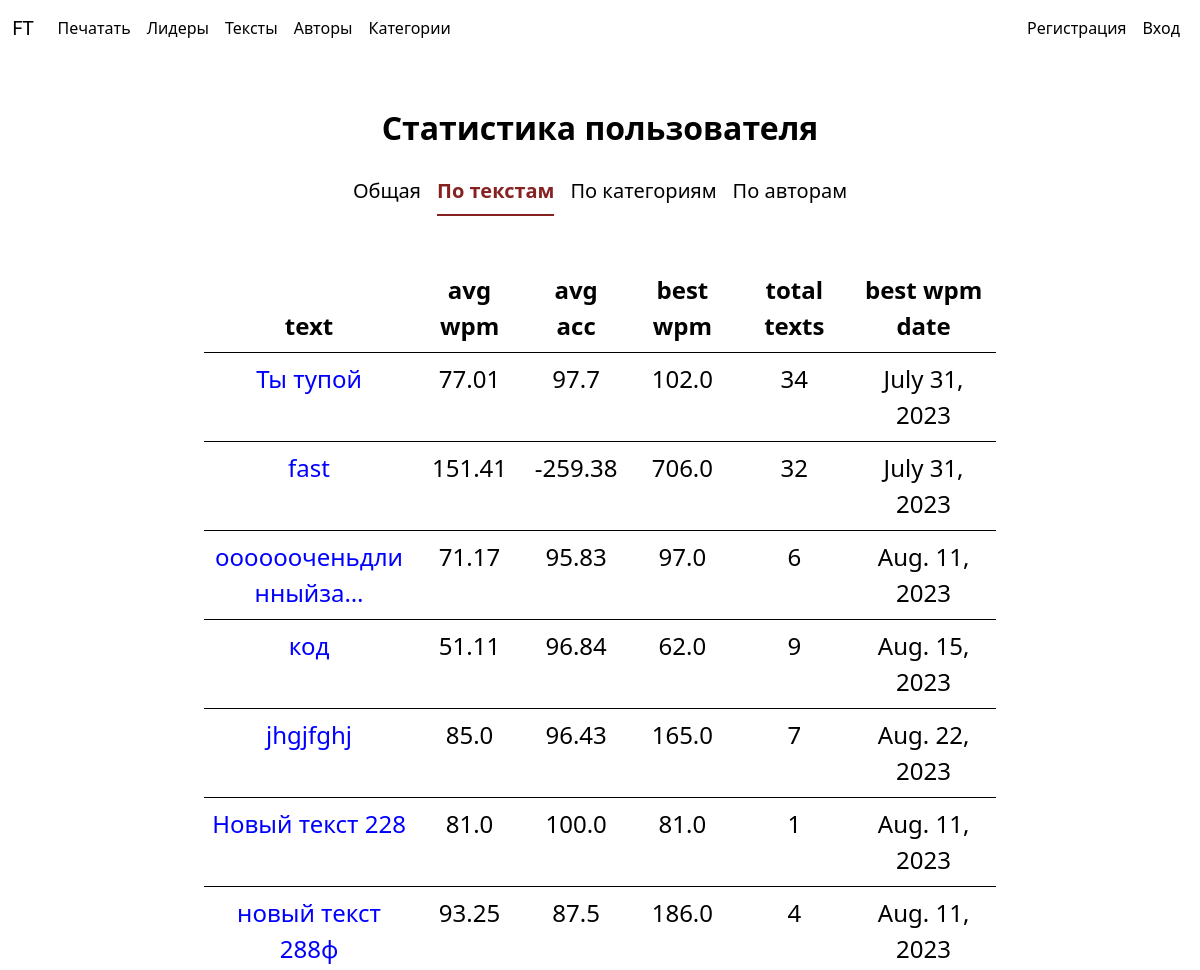
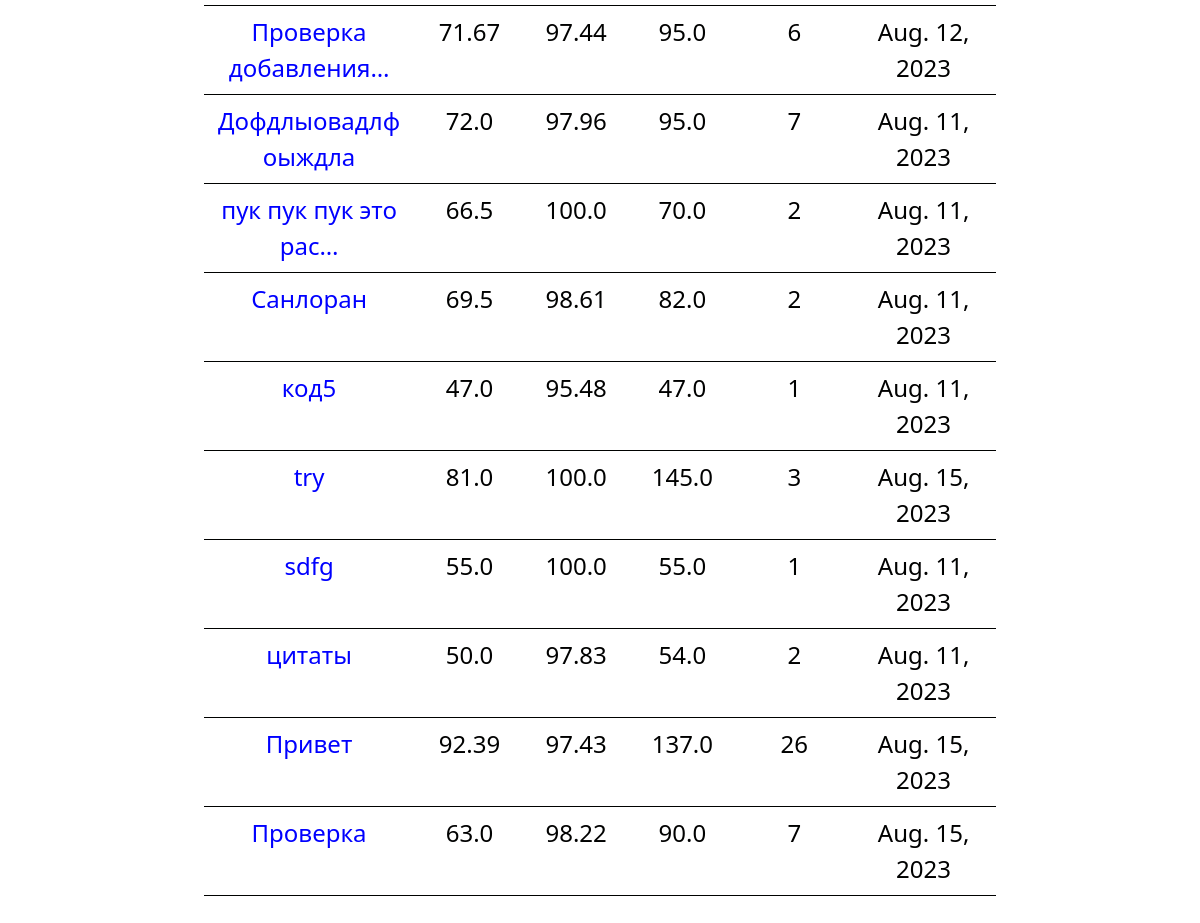
The page /user_statistics/1/by_texts on the database its author committed (2 pictures, top to bottom).
### typing_trainer/models.py (models this page shows, shortened)
class BaseStatistics(models.Model):
    user_statistic = models.ForeignKey(
        Statistics,
        on_delete=models.CASCADE,
        verbose_name="Пользователь",
    )
    average_wpm = models.FloatField(
        default=0,
        verbose_name="Средний WPM",
    )
    best_wpm = models.FloatField(
        default=0,
        verbose_name="Лучший WPM",
    )
    best_wpm_date = models.DateField(
        auto_now_add=True,
        verbose_name="Дата лучшего WPM",
    )
    count_typed = models.IntegerField(
        default=0,
        verbose_name="Текстов напечатано",
    )
    average_accuracy = models.FloatField(
        default=100,
        verbose_name="Средний процент ошибок",
    )
    class Meta:
        abstract = True

class TextStatistics(BaseStatistics):
    text = models.ForeignKey(
        Text,
        on_delete=models.CASCADE,
        verbose_name="Текст",
    )
    class Meta:
        verbose_name = "Статистика по текстам"
        verbose_name_plural = "Статистика по текстам"
        ordering = (
            "text",
            "-average_wpm",
            "-average_accuracy",
            "-best_wpm",
            "-count_typed",
            "best_wpm_date",
        )

class Text(models.Model):
    title = models.CharField(
        max_length=255,
        unique=True,
        verbose_name="Заголовок",
    )
    slug = models.SlugField(
        max_length=255,
        unique=True,
        verbose_name="URL",
    )
    text = models.TextField(
        unique=True,
        verbose_name="Текст",
    )
    length = models.IntegerField(
        verbose_name="Длина",
    )
    language = models.ForeignKey(
        "Language",
        on_delete=models.PROTECT,
        null=True,
        blank=True,
        verbose_name="Язык",
    )
    category = models.ForeignKey(
        "TextCategory",
        on_delete=models.PROTECT,
        null=True,
        blank=True,
        verbose_name="Категория",
    )
    author = models.ForeignKey(
        "Author",
        on_delete=models.PROTECT,
        null=True,
        blank=True,
        verbose_name="Автор",
    )
    time_create = models.DateTimeField(
        auto_now_add=True,
        verbose_name="Время создания",
    )
    time_update = models.DateTimeField(
        auto_now=True,
        verbose_name="Время обновления",
    )
    displayed = models.BooleanField(
        default=True,
        verbose_name="Отображается",
    )
    def __str__(self) -> str:
        return self.title
    def get_absolute_url(self):
        return reverse("text_info", kwargs={"text_slug": self.slug})
    class Meta:
        verbose_name = "Текст"
        verbose_name_plural = "Тексты"

### typing_trainer/views.py (the view)
# urls.py: path('user_statistics/<int:pk>/<statistic_type>', UserStatistics.as_view(), name='user_statistics'),
class UserStatistics(DataMixin, ListView):
    template_name = "typing_trainer/stat_and_leaderboard.html"
    context_object_name = "statistics"
    additional_context = {
        "title": "Статистика",
        "menu_selected": "statistics",
    }
    def get_queryset(self):
        model = get_model_by_statistic_type(self.kwargs, self.additional_context)
        self.additional_context["username"] = self.request.user.username
        if self.kwargs["statistic_type"] == "general":
            return model.objects.filter(user=self.kwargs["pk"])
        return model.objects.filter(user_statistic=self.kwargs["pk"]).select_related(self.additional_context["stat_selected"])
    def get_context_data(self, **kwargs: Any):
        context = super().get_context_data(**kwargs)
        return self.get_context(
            context=context, additional_context=self.additional_context
        )

### typing_trainer/templatetags/typing_trainer_tags.py (called while the page is built)
@register.filter(name='getattr')
def get_obj_attr(value, attr_name):
    return getattr(value, attr_name)

@register.filter(name='get_absolute_url_for')
def get_absolute_url_for(value, attr_name):
    return getattr(value, attr_name).get_absolute_url()

def get_type(object):
    if isinstance(object, TextStatistics):
        return 'text'
    if isinstance(object, CategoryStatistics):
        return 'category'
    if isinstance(object, AuthorStatistics):
        return 'author'

@register.filter(name='get_path_to_css')
def get_path_to_css(user):
    theme_num = '1'
    if user.is_authenticated:
        theme_num = Settings.objects.values('current_theme__pk').get(pk=user.pk)['current_theme__pk']
    return f'typing_trainer/css/theme{theme_num}.css'

@register.filter(name='group_by')
def group_by(value):
    if len(value) == 0:
        return
    grouped_by_type = []
    current_group = []
    previous = None
    grouping_type = get_type(value[0])
    for field in value:
        if previous is None:
            previous = getattr(field, grouping_type)
            current_group += [field]
        else:
            if previous == getattr(field, grouping_type):
                current_group += [field]
            else:
                grouped_by_type += [current_group]
                current_group = [field]
                previous = getattr(field, grouping_type)
    grouped_by_type += [current_group]
    return grouped_by_type

### typing_trainer/utils.py (called while the page is built)
def get_model_by_statistic_type(request_kwargs, additional_context):
    model = None
    if request_kwargs["statistic_type"] == "general":
        model = Statistics
        additional_context["stat_selected"] = "general"
    elif request_kwargs["statistic_type"] == "by_texts":
        model = TextStatistics
        additional_context["stat_selected"] = "text"
    elif request_kwargs["statistic_type"] == "by_categories":
        model = CategoryStatistics
        additional_context["stat_selected"] = "category"
    elif request_kwargs["statistic_type"] == "by_authors":
        model = AuthorStatistics
        additional_context["stat_selected"] = "author"
    else:
        raise Http404()
    return model

    def get_context(self, *args, **kwargs):
        context = kwargs["context"]
        additional_context = kwargs["additional_context"]
        for key, value in additional_context.items():
            context[key] = value
        return context

### typing_trainer/templates/typing_trainer/stat_and_leaderboard.html
{% extends 'typing_trainer/base.html' %}
{% block content %}
<div class="conteiner text-center mt-5">
    <div class="row">
        <div class="col col-lg-2 col-md-2 col-sm-2"></div>
        <div class="col col-lg-8 col-md-8 col-sm-8">
            {% if menu_selected == 'leaderboard' %}
                <p class="statistic-paragraph">Таблица лидеров</p>
            {% else %}
                <p class="statistic-paragraph">Статистика пользователя <a href="{% url 'user_statistics' view.kwargs.pk 'general' %}">{{username}}</a></p>
            {% endif %}
            {% include 'typing_trainer/includes/stat_and_leaderboard_navbar.html' %}
            {% include 'typing_trainer/includes/stat_and_leaderboard_table.html' %}
        </div>
        <div class="col col-lg-2 col-md-2 col-sm-2"></div>
    </div>
</div>
{% endblock content %}

### typing_trainer/templates/typing_trainer/includes/stat_and_leaderboard_table.html (shortened to what this page needs)
{% load typing_trainer_tags %}
<table class="table my-5 profile-statistic-table">
    <thead>
        <tr>
            {% if stat_selected == 'general' %}
                <th scope="col">rating</th>
            {% else %}
                <th scope="col">{{stat_selected}}</th>
            {% endif %}
            <th scope="col">avg wpm</th>
            <th scope="col">avg acc</th>
            <th scope="col">best wpm</th>
            <th scope="col">total texts</th>
            <th scope="col">best wpm date</th>
        </tr>
    </thead>
    <tbody>
            {% if stat_selected == 'general' %}
                {% for field in statistics %}
                    <tr>
                        {% if menu_selected == 'leaderboard' %}
                            <td>{{forloop.counter}}</td>
                        {% endif %}
                        <td>{{field.rating}}</td>
                        {% if menu_selected == 'leaderboard' %}
                            <td><a href="{{field.get_absolute_url}}">{{field.user}}</a></td>
                        {% endif %}
                        <td>{{field.average_wpm}}</td>
                        <td>{{field.average_accuracy}}</td>
                        <td>{{field.best_wpm}}</td>
                        <td>{{field.count_typed}}</td>
                        <td>{{field.best_wpm_date}}</td>
                        <td><a href="{{field.last_text.get_absolute_url}}">{{field.last_text|truncatechars:20}}</a></td>
                    </tr>
                {% endfor %}
            {% else %}
                {% for group in statistics|group_by %}
                    {% for field in group %}
                        <tr>
                            <td class="text-break"><a href="{{field|get_absolute_url_for:stat_selected}}">{{field|getattr:stat_selected|truncatechars:20}}</a></td>
                            <td>{{field.average_wpm}}</td>
                            <td>{{field.average_accuracy}}</td>
                            <td>{{field.best_wpm}}</td>
                            <td>{{field.count_typed}}</td>
                            <td>{{field.best_wpm_date}}</td>
                        </tr>
                    {% endfor %}
                {% endfor %}
            {% endif %}
    </tbody>
</table>

### typing_trainer/static/typing_trainer/css/style.css (style rules this page uses)
.table a { text-decoration: none; }
.statistic-paragraph { font-size: 2rem; font-weight: bold; }
.profile-statistic-table { font-size: 1.5rem; }

### typing_trainer/static/typing_trainer/css/theme1.css (style rules this page uses)
body { --bs-body-bg: rgb(255, 255, 255); --bs-body-color: rgb(0, 1, 0); --bs-border-color: rgb(0, 0, 255); --my-alt-bg-color: rgb(145, 137, 137); --bs-warning-text-emphasis: none; --bs-warning-bg-subtle: none; --bs-warning-border-subtle: none; --bs-warning-text-emphasis: none; }
.table { --bs-table-color: none; --bs-table-bg: none; --bs-table-border-color: none; }
a { --bs-link-color-rgb: 0, 0, 255; }

### rows shown on the page
TextStatistics: text.title "Ты тупой", average_wpm "77.01", average_accuracy "97.7", best_wpm "102.0", count_typed "34", best_wpm_date "July 31, 2023"
TextStatistics: text.title "fast", average_wpm "151.41", average_accuracy "-259.38", best_wpm "706.0", count_typed "32", best_wpm_date "July 31, 2023"
TextStatistics: text.title "ооооооченьдлинныйза…", average_wpm "71.17", average_accuracy "95.83", best_wpm "97.0", count_typed "6", best_wpm_date "Aug. 11, 2023"
TextStatistics: text.title "код", average_wpm "51.11", average_accuracy "96.84", best_wpm "62.0", count_typed "9", best_wpm_date "Aug. 15, 2023"
TextStatistics: text.title "jhgjfghj", average_wpm "85.0", average_accuracy "96.43", best_wpm "165.0", count_typed "7", best_wpm_date "Aug. 22, 2023"
TextStatistics: text.title "Новый текст 228", average_wpm "81.0", average_accuracy "100.0", best_wpm "81.0", count_typed "1", best_wpm_date "Aug. 11, 2023"
TextStatistics: text.title "новый текст 288ф", average_wpm "93.25", average_accuracy "87.5", best_wpm "186.0", count_typed "4", best_wpm_date "Aug. 11, 2023"
TextStatistics: text.title "Проверка добавления…", average_wpm "71.67", average_accuracy "97.44", best_wpm "95.0", count_typed "6", best_wpm_date "Aug. 12, 2023"
TextStatistics: text.title "Дофдлыовадлфоыждла", average_wpm "72.0", average_accuracy "97.96", best_wpm "95.0", count_typed "7", best_wpm_date "Aug. 11, 2023"
TextStatistics: text.title "пук пук пук это рас…", average_wpm "66.5", average_accuracy "100.0", best_wpm "70.0", count_typed "2", best_wpm_date "Aug. 11, 2023"
TextStatistics: text.title "Санлоран", average_wpm "69.5", average_accuracy "98.61", best_wpm "82.0", count_typed "2", best_wpm_date "Aug. 11, 2023"
TextStatistics: text.title "код5", average_wpm "47.0", average_accuracy "95.48", best_wpm "47.0", count_typed "1", best_wpm_date "Aug. 11, 2023"
TextStatistics: text.title "try", average_wpm "81.0", average_accuracy "100.0", best_wpm "145.0", count_typed "3", best_wpm_date "Aug. 15, 2023"
TextStatistics: text.title "sdfg", average_wpm "55.0", average_accuracy "100.0", best_wpm "55.0", count_typed "1", best_wpm_date "Aug. 11, 2023"
TextStatistics: text.title "цитаты", average_wpm "50.0", average_accuracy "97.83", best_wpm "54.0", count_typed "2", best_wpm_date "Aug. 11, 2023"
TextStatistics: text.title "Привет", average_wpm "92.39", average_accuracy "97.43", best_wpm "137.0", count_typed "26", best_wpm_date "Aug. 15, 2023"
TextStatistics: text.title "Проверка", average_wpm "63.0", average_accuracy "98.22", best_wpm "90.0", count_typed "7", best_wpm_date "Aug. 15, 2023"

### other values the page prints
{{ stat_selected }} "text"
